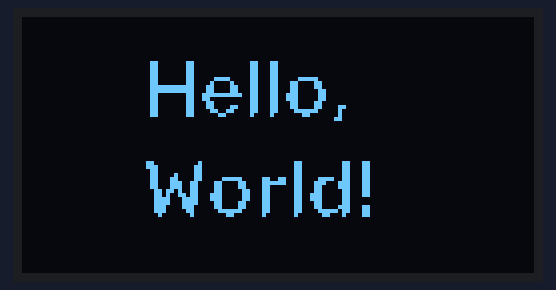
This program was run on a simulated ESP32. On the bench: 128×64 one-colour display. Wiring (inferred from the names in the program): SH1106 OLED at I2C address 0x3C. What the program prints to the serial monitor is not drawn.

Above: at 0.2 s.

The program:

main.cpp
```cpp
#include <Arduino.h>
#include <Wire.h>

// User specified pins
#define SDA_PIN 21
#define SCL_PIN 19
#define OLED_ADDR 0x3C
#define I2C_FREQ 400000 // Fast Mode 400kHz

// Command macro
void sendCommand(uint8_t command) {
  Wire.beginTransmission(OLED_ADDR);
  Wire.write(0x00); // Control byte: Co = 0, D/C = 0 (Command)
  Wire.write(command);
  Wire.endTransmission();
}

void initOLED() {
  Wire.begin(SDA_PIN, SCL_PIN, I2C_FREQ);

  // Universal Initialization sequence for both SSD1306 and SH1106 (1.3" OLEDs)
  sendCommand(0xAE); // Display OFF
  sendCommand(0xD5); // Set Display Clock Divide Ratio
  sendCommand(0x80); // Default
  sendCommand(0xA8); // Set Multiplex Ratio
  sendCommand(0x3F); // 64MUX (for 128x64)
  sendCommand(0xD3); // Set Display Offset
  sendCommand(0x00); // 0
  sendCommand(0x40); // Set Display Start Line (0)
  sendCommand(0x8D); // Charge Pump Setting
  sendCommand(0x14); // Enable charge pump
  sendCommand(0x20); // Set Memory Addressing Mode
  sendCommand(0x02); // *** PAGE ADDRESSING MODE ***
  sendCommand(0xA1); // Set Segment Re-map (flip horizontal)
  sendCommand(0xC8); // Set COM Output Scan Direction (flip vertical)
  sendCommand(0xDA); // Set COM Pins Hardware Configuration
  sendCommand(0x12); // Alternative COM pin config for 128x64
  sendCommand(0x81); // Set Contrast Control
  sendCommand(0xCF); // High contrast
  sendCommand(0xD9); // Set Pre-charge Period
  sendCommand(0xF1);
  sendCommand(0xDB); // Set VCOMH Deselect Level
  sendCommand(0x40);
  sendCommand(0xA4); // Entire Display ON (resume)
  sendCommand(0xA6); // Normal Display (not inverted)
  sendCommand(0xAF); // Display ON
}

// Pre-rendered 128x64 image containing the text "Hello,\nWorld!"
const uint8_t splashScreen[1024] PROGMEM = {0x00, 0x00, 0x00, 0x00, 0x00, 0x00, 0x00, 0x00, 0x00, 0x00, 0x00, 0x00, 0x00, 0x00, 0x00, 0x00, 0x00, 0x00, 0x00, 0x00, 0x00, 0x00, 0x00, 0x00, 0x00, 0x00, 0x00, 0x00, 0x00, 0x00, 0x00, 0x00, 0x00, 0x00, 0x00, 0x00, 0x00, 0x00, 0x00, 0x00, 0x00, 0x00, 0x00, 0x00, 0x00, 0x00, 0x00, 0x00, 0x00, 0x00, 0x00, 0x00, 0x00, 0x00, 0x00, 0x00, 0x00, 0x00, 0x00, 0x00, 0x00, 0x00, 0x00, 0x00, 0x00, 0x00, 0x00, 0x00, 0x00, 0x00, 0x00, 0x00, 0x00, 0x00, 0x00, 0x00, 0x00, 0x00, 0x00, 0x00, 0x00, 0x00, 0x00, 0x00, 0x00, 0x00, 0x00, 0x00, 0x00, 0x00, 0x00, 0x00, 0x00, 0x00, 0x00, 0x00, 0x00, 0x00, 0x00, 0x00, 0x00, 0x00, 0x00, 0x00, 0x00, 0x00, 0x00, 0x00, 0x00, 0x00, 0x00, 0x00, 0x00, 0x00, 0x00, 0x00, 0x00, 0x00, 0x00, 0x00, 0x00, 0x00, 0x00, 0x00, 0x00, 0x00, 0x00, 0x00, 0x00, 0x00, 0x00, 0x00, 0x00, 0x00, 0x00, 0x00, 0x00, 0x00, 0x00, 0x00, 0x00, 0x00, 0x00, 0x00, 0x00, 0x00, 0x00, 0x00, 0x00, 0x00, 0x00, 0x00, 0x00, 0x00, 0x00, 0x00, 0x00, 0x00, 0x00, 0x00, 0xF8, 0xF8, 0x00, 0x00, 0x00, 0x00, 0x00, 0x00, 0x00, 0xF8, 0xF8, 0x00, 0x00, 0x00, 0x00, 0x00, 0x80, 0x80, 0x80, 0x80, 0x00, 0x00, 0x00, 0x00, 0x00, 0xF8, 0xF8, 0x00, 0x00, 0x00, 0xF8, 0xF8, 0x00, 0x00, 0x00, 0x00, 0x00, 0x80, 0x80, 0x80, 0x80, 0x80, 0x00, 0x00, 0x00, 0x00, 0x00, 0x00, 0x00, 0x00, 0x00, 0x00, 0x00, 0x00, 0x00, 0x00, 0x00, 0x00, 0x00, 0x00, 0x00, 0x00, 0x00, 0x00, 0x00, 0x00, 0x00, 0x00, 0x00, 0x00, 0x00, 0x00, 0x00, 0x00, 0x00, 0x00, 0x00, 0x00, 0x00, 0x00, 0x00, 0x00, 0x00, 0x00, 0x00, 0x00, 0x00, 0x00, 0x00, 0x00, 0x00, 0x00, 0x00, 0x00, 0x00, 0x00, 0x00, 0x00, 0x00, 0x00, 0x00, 0x00, 0x00, 0x00, 0x00, 0x00, 0x00, 0x00, 0x00, 0x00, 0x00, 0x00, 0x00, 0x00, 0x00, 0x00, 0x00, 0x00, 0x00, 0x00, 0x00, 0x00, 0x00, 0x00, 0x00, 0x00, 0x00, 0x00, 0xFF, 0xFF, 0x06, 0x06, 0x06, 0x06, 0x06, 0x06, 0x06, 0xFF, 0xFF, 0x00, 0x00, 0x18, 0x7E, 0xEF, 0x88, 0x08, 0x08, 0x88, 0xCF, 0x4E, 0x08, 0x00, 0x00, 0xFF, 0xFF, 0x00, 0x00, 0x00, 0xFF, 0xFF, 0x00, 0x00, 0x18, 0x7F, 0xFF, 0x80, 0x80, 0x80, 0x80, 0xE3, 0x7F, 0x1C, 0x00, 0x00, 0x00, 0xC0, 0x40, 0x00, 0x00, 0x00, 0x00, 0x00, 0x00, 0x00, 0x00, 0x00, 0x00, 0x00, 0x00, 0x00, 0x00, 0x00, 0x00, 0x00, 0x00, 0x00, 0x00, 0x00, 0x00, 0x00, 0x00, 0x00, 0x00, 0x00, 0x00, 0x00, 0x00, 0x00, 0x00, 0x00, 0x00, 0x00, 0x00, 0x00, 0x00, 0x00, 0x00, 0x00, 0x00, 0x00, 0x00, 0x00, 0x00, 0x00, 0x00, 0x00, 0x00, 0x00, 0x00, 0x00, 0x00, 0x00, 0x00, 0x00, 0x00, 0x00, 0x00, 0x00, 0x00, 0x00, 0x00, 0x00, 0x00, 0x00, 0x00, 0x00, 0x00, 0x00, 0x00, 0x00, 0x00, 0x00, 0x00, 0x00, 0x00, 0x00, 0x01, 0x01, 0x00, 0x00, 0x00, 0x00, 0x00, 0x00, 0x00, 0x01, 0x01, 0x00, 0x00, 0x00, 0x00, 0x00, 0x00, 0x01, 0x01, 0x00, 0x00, 0x00, 0x00, 0x00, 0x00, 0x01, 0x00, 0x00, 0x00, 0x00, 0x01, 0x00, 0x00, 0x00, 0x00, 0x00, 0x00, 0x00, 0x01, 0x01, 0x00, 0x00, 0x00, 0x00, 0x00, 0x00, 0x02, 0x03, 0x00, 0x00, 0x00, 0x00, 0x00, 0x00, 0x00, 0x00, 0x00, 0x00, 0x00, 0x00, 0x00, 0x00, 0x00, 0x00, 0x00, 0x00, 0x00, 0x00, 0x00, 0x00, 0x00, 0x00, 0x00, 0x00, 0x00, 0x00, 0x00, 0x00, 0x00, 0x00, 0x00, 0x00, 0x00, 0x00, 0x00, 0x00, 0x00, 0x00, 0x00, 0x00, 0x00, 0x00, 0x00, 0x00, 0x00, 0x00, 0x00, 0x00, 0x00, 0x00, 0x00, 0x00, 0x00, 0x00, 0x00, 0x00, 0x00, 0x00, 0x00, 0x00, 0x00, 0x00, 0x00, 0x00, 0x00, 0x00, 0x00, 0x00, 0x00, 0x00, 0x00, 0x00, 0x00, 0x00, 0x00, 0x00, 0x00, 0x30, 0xF0, 0xE0, 0x00, 0x00, 0x00, 0x00, 0x80, 0x00, 0x00, 0x00, 0x00, 0xE0, 0xF0, 0x00, 0x00, 0x00, 0x00, 0x00, 0x00, 0x00, 0x00, 0x00, 0x00, 0x00, 0x00, 0x00, 0x00, 0x00, 0x00, 0x00, 0x00, 0x00, 0x00, 0x00, 0x00, 0x00, 0xF0, 0xF0, 0x00, 0x00, 0x00, 0x00, 0x00, 0x00, 0x00, 0x00, 0x00, 0x00, 0xF0, 0xF0, 0x00, 0x00, 0x00, 0xF0, 0xF0, 0x00, 0x00, 0x00, 0x00, 0x00, 0x00, 0x00, 0x00, 0x00, 0x00, 0x00, 0x00, 0x00, 0x00, 0x00, 0x00, 0x00, 0x00, 0x00, 0x00, 0x00, 0x00, 0x00, 0x00, 0x00, 0x00, 0x00, 0x00, 0x00, 0x00, 0x00, 0x00, 0x00, 0x00, 0x00, 0x00, 0x00, 0x00, 0x00, 0x00, 0x00, 0x00, 0x00, 0x00, 0x00, 0x00, 0x00, 0x00, 0x00, 0x00, 0x00, 0x00, 0x00, 0x00, 0x00, 0x00, 0x00, 0x00, 0x00, 0x00, 0x00, 0x00, 0x00, 0x00, 0x00, 0x00, 0x00, 0x00, 0x00, 0x00, 0x00, 0x00, 0x00, 0x07, 0xFF, 0xF8, 0xE0, 0x78, 0x0F, 0x07, 0x1E, 0xF0, 0xE0, 0xFE, 0x7F, 0x01, 0x00, 0x00, 0x30, 0xFE, 0xFE, 0x01, 0x01, 0x01, 0x01, 0xC7, 0xFE, 0x38, 0x00, 0x00, 0x00, 0xFF, 0xFF, 0x02, 0x02, 0x03, 0x03, 0x00, 0x00, 0xFF, 0xFF, 0x00, 0x00, 0x30, 0xFE, 0xFF, 0x03, 0x01, 0x01, 0x00, 0x86, 0xFF, 0xFF, 0x00, 0x00, 0x00, 0x9F, 0x9F, 0x00, 0x00, 0x00, 0x00, 0x00, 0x00, 0x00, 0x00, 0x00, 0x00, 0x00, 0x00, 0x00, 0x00, 0x00, 0x00, 0x00, 0x00, 0x00, 0x00, 0x00, 0x00, 0x00, 0x00, 0x00, 0x00, 0x00, 0x00, 0x00, 0x00, 0x00, 0x00, 0x00, 0x00, 0x00, 0x00, 0x00, 0x00, 0x00, 0x00, 0x00, 0x00, 0x00, 0x00, 0x00, 0x00, 0x00, 0x00, 0x00, 0x00, 0x00, 0x00, 0x00, 0x00, 0x00, 0x00, 0x00, 0x00, 0x00, 0x00, 0x00, 0x00, 0x00, 0x00, 0x00, 0x00, 0x00, 0x00, 0x00, 0x00, 0x00, 0x00, 0x00, 0x00, 0x01, 0x03, 0x01, 0x00, 0x00, 0x00, 0x00, 0x00, 0x01, 0x03, 0x00, 0x00, 0x00, 0x00, 0x00, 0x00, 0x01, 0x01, 0x03, 0x03, 0x01, 0x01, 0x00, 0x00, 0x00, 0x00, 0x00, 0x03, 0x01, 0x00, 0x00, 0x00, 0x00, 0x00, 0x00, 0x03, 0x01, 0x00, 0x00, 0x00, 0x00, 0x01, 0x03, 0x03, 0x01, 0x01, 0x00, 0x03, 0x01, 0x00, 0x00, 0x00, 0x03, 0x03, 0x00, 0x00, 0x00, 0x00, 0x00, 0x00, 0x00, 0x00, 0x00, 0x00, 0x00, 0x00, 0x00, 0x00, 0x00, 0x00, 0x00, 0x00, 0x00, 0x00, 0x00, 0x00, 0x00, 0x00, 0x00, 0x00, 0x00, 0x00, 0x00, 0x00, 0x00, 0x00, 0x00, 0x00, 0x00, 0x00, 0x00, 0x00, 0x00, 0x00, 0x00, 0x00, 0x00, 0x00, 0x00, 0x00, 0x00, 0x00, 0x00, 0x00, 0x00, 0x00, 0x00, 0x00, 0x00, 0x00, 0x00, 0x00, 0x00, 0x00, 0x00, 0x00, 0x00, 0x00, 0x00, 0x00, 0x00, 0x00, 0x00, 0x00, 0x00, 0x00, 0x00, 0x00, 0x00, 0x00, 0x00, 0x00, 0x00, 0x00, 0x00, 0x00, 0x00, 0x00, 0x00, 0x00, 0x00, 0x00, 0x00, 0x00, 0x00, 0x00, 0x00, 0x00, 0x00, 0x00, 0x00, 0x00, 0x00, 0x00, 0x00, 0x00, 0x00, 0x00, 0x00, 0x00, 0x00, 0x00, 0x00, 0x00, 0x00, 0x00, 0x00, 0x00, 0x00, 0x00, 0x00, 0x00, 0x00, 0x00, 0x00, 0x00, 0x00, 0x00, 0x00, 0x00, 0x00, 0x00, 0x00, 0x00, 0x00, 0x00, 0x00, 0x00, 0x00, 0x00, 0x00, 0x00, 0x00, 0x00, 0x00, 0x00, 0x00, 0x00, 0x00, 0x00, 0x00, 0x00, 0x00, 0x00, 0x00, 0x00, 0x00, 0x00, 0x00, 0x00, 0x00, 0x00, 0x00, 0x00, 0x00, 0x00, 0x00, 0x00, 0x00, 0x00, 0x00, 0x00, 0x00};

// Function to draw an image from PROGMEM directly to the screen
void drawImageFromPROGMEM(const uint8_t* image) {
  for (uint8_t page = 0; page < 8; page++) {
    sendCommand(0xB0 + page);
    sendCommand(0x02); // Offset by 2 columns for SH1106 OLEDs
    sendCommand(0x10);

    for (int chunk = 0; chunk < 2; chunk++) {
      Wire.beginTransmission(OLED_ADDR);
      Wire.write(0x40);
      for (int i = 0; i < 64; i++) {
        int bufferIndex = (page * 128) + (chunk * 64) + i;
        Wire.write(pgm_read_byte(&image[bufferIndex]));
      }
      Wire.endTransmission();
    }
  }
}

void setup() {
  Serial.begin(1000000);
  Serial.setTimeout(100);

  initOLED();

  // Show "Hello, World!" splash screen immediately on boot
  drawImageFromPROGMEM(splashScreen);

  // Handshake: Tell Python that ESP32 is ready to receive the video stream
  Serial.write('K');
}

uint8_t frameBuffer[1024];
bool findingHeader = true;
uint8_t lastByte = 0x00;

void drawFrame() {
  for (uint8_t page = 0; page < 8; page++) {
    sendCommand(0xB0 + page);
    sendCommand(0x02); // Offset by 2 columns for SH1106 OLEDs
    sendCommand(0x10);

    for (int chunk = 0; chunk < 2; chunk++) {
      Wire.beginTransmission(OLED_ADDR);
      Wire.write(0x40);
      for (int i = 0; i < 64; i++) {
        int bufferIndex = (page * 128) + (chunk * 64) + i;
        Wire.write(frameBuffer[bufferIndex]);
      }
      Wire.endTransmission();
    }
  }
}

void loop() {
  if (Serial.available() > 0) {
    if (findingHeader) {
      uint8_t b = Serial.read();
      if (lastByte == 0xAA && b == 0x55) {
        findingHeader = false;
      }
      lastByte = b;
    } else {
      int bytesRead = Serial.readBytes((char*)frameBuffer, 1024);

      if (bytesRead == 1024) {
        // Once video data arrives, this overwrites the Hello World screen
        drawFrame();

        // Handshake: Send 'K' back to request next frame
        Serial.write('K');
      }

      findingHeader = true;
      lastByte = 0x00;
    }
  }
}
```
